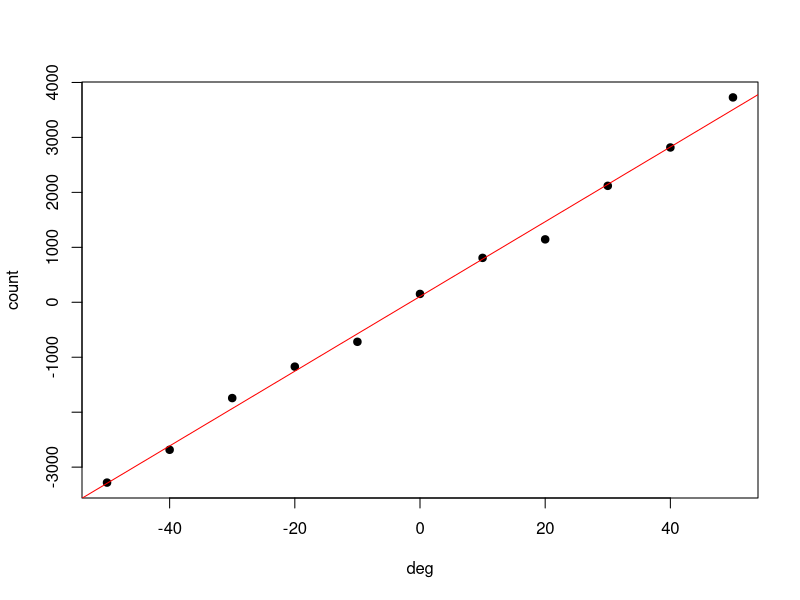

Reproduce this figure in R.
deg = c(-50,-40,-30,-20,-10,0,10,20,30,40,50)
count = c(-3281,-2684,-1743,-1171,-719,152,808,1145,2119,2817,3728)

linReg = lm(count ~ deg)

summary(linReg)

plot(deg, count, pch = 19)
abline(linReg, col = "red")
